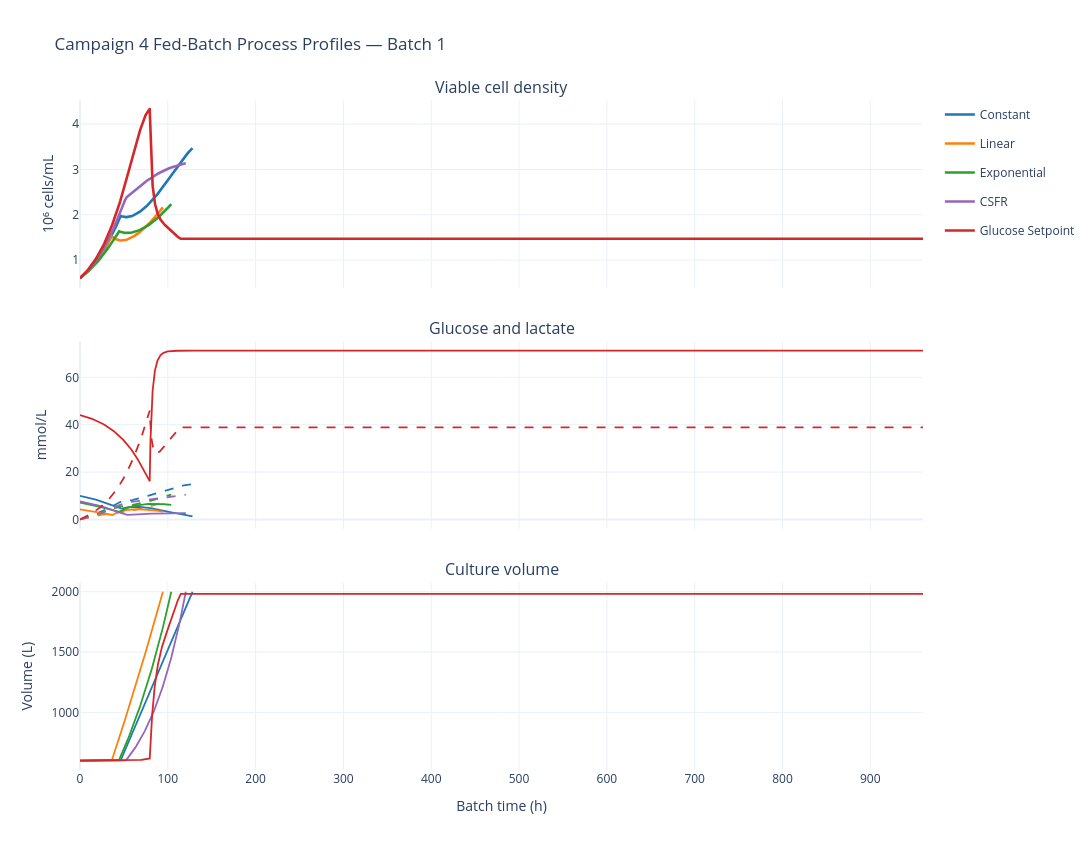

Write notebook code for a chart like this one.
### Code cell
# Single-batch process comparison: biomass, metabolites, and volume
fig_single_process = make_subplots(
    rows=3,
    cols=1,
    shared_xaxes=True,
    vertical_spacing=0.08,
    subplot_titles=("Viable cell density", "Glucose and lactate", "Culture volume"),
)

for strategy in STRATEGY_ORDER:
    if strategy not in single_batch_profiles:
        continue
    profile = single_batch_profiles[strategy]
    t = profile["time_h"]
    y = profile["states"]
    color = STRATEGY_COLORS[strategy]

    for row, idx, name, dash, showlegend in [
        (1, STATE["Xv"], strategy, "solid", True),
        (2, STATE["C_Glc"], strategy + " — Glucose", "solid", False),
        (2, STATE["C_Lac"], strategy + " — Lactate", "dash", False),
        (3, STATE["V"], strategy + " — Volume", "solid", False),
    ]:
        values = y[idx] / 1e9 if row == 1 else y[idx]
        fig_single_process.add_trace(
            go.Scatter(
                x=t,
                y=values,
                mode="lines",
                name=name,
                legendgroup=strategy,
                showlegend=showlegend,
                line=dict(color=color, width=2.6 if row == 1 else 1.8, dash=dash),
            ),
            row=row,
            col=1,
        )

fig_single_process.update_yaxes(title_text="10⁶ cells/mL", row=1, col=1)
fig_single_process.update_yaxes(title_text="mmol/L", row=2, col=1)
fig_single_process.update_yaxes(title_text="Volume (L)", row=3, col=1)
fig_single_process.update_xaxes(title_text="Batch time (h)", row=3, col=1)
fig_single_process.update_layout(
    title=f"Campaign 4 Fed-Batch Process Profiles — Batch {BATCH_NUMBER}",
    hovermode="x unified",
    template="plotly_white",
    width=1100,
    height=850,
)
fig_single_process.show()
